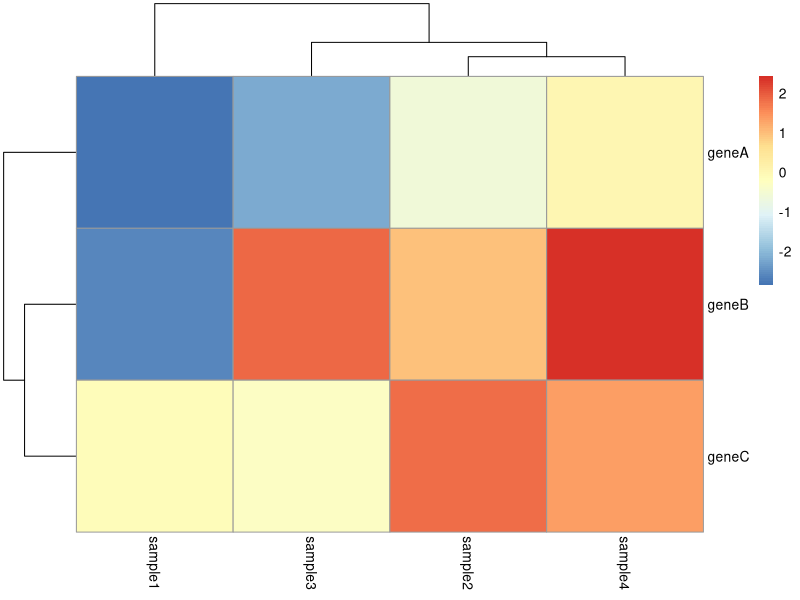
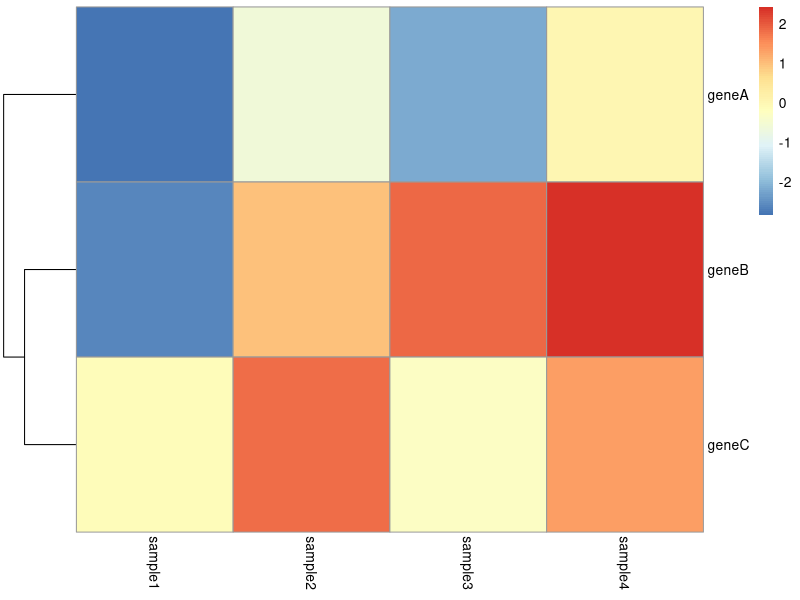
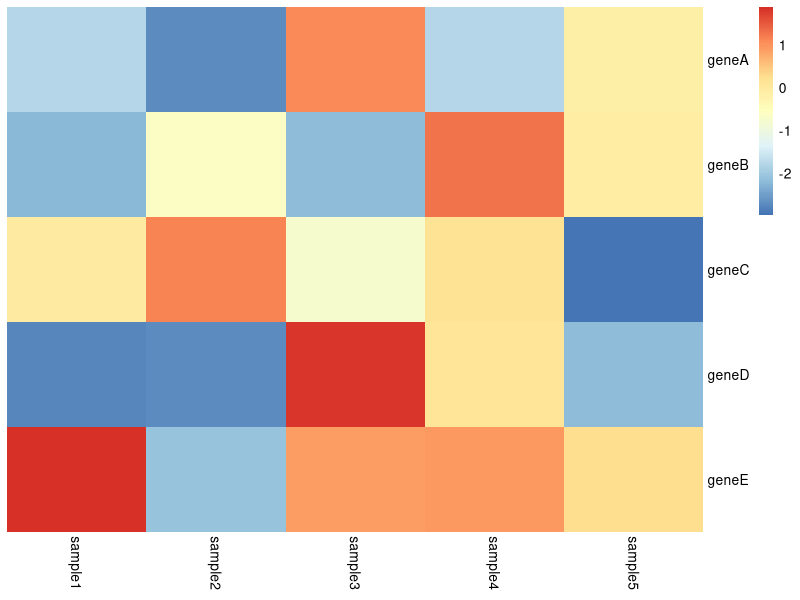
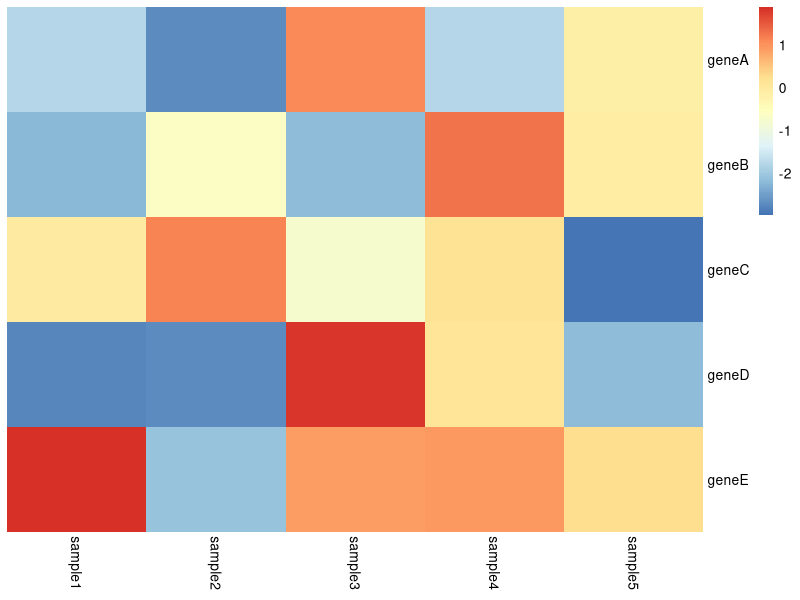

Source code (R) for these figures, in order:
# 14-2-2025
### make a data frame with gene expression values. The gene IDs should be in row names.
df <- data.frame(row.names = c("geneA", "geneB", "geneC"),
                 sample1 = runif(3, min = -3, max = 3),
                 sample2 = runif(3, min = -3, max = 3),
                 sample3 = runif(3, min = -3, max = 3),
                 sample4 = runif(3, min = -3, max = 3))

### make a simple heatmap
# load library
library(pheatmap) 

# make the heatmap
pheatmap(df)

# re-draw the heatmap without clustering genes
pheatmap(df,
         cluster_cols = FALSE)

df2 <- data.frame(row.names = c("geneA", "geneB", "geneC", "geneD", "geneE"),
                 sample1 = runif(5, min = -3, max = 3),
                 sample2 = runif(5, min = -3, max = 3),
                 sample3 = runif(5, min = -3, max = 3),
                 sample4 = runif(5, min = -3, max = 3),
                 sample5 = runif(5, min = -3, max = 3))
pheatmap(df2,
         cluster_cols = FALSE,
         cluster_rows = FALSE,
         border_color = NA)
png("output/heatmap.png")
pheatmap(df2,
         cluster_cols = FALSE,
         cluster_rows = FALSE,
         border_color = NA)
dev.off()
